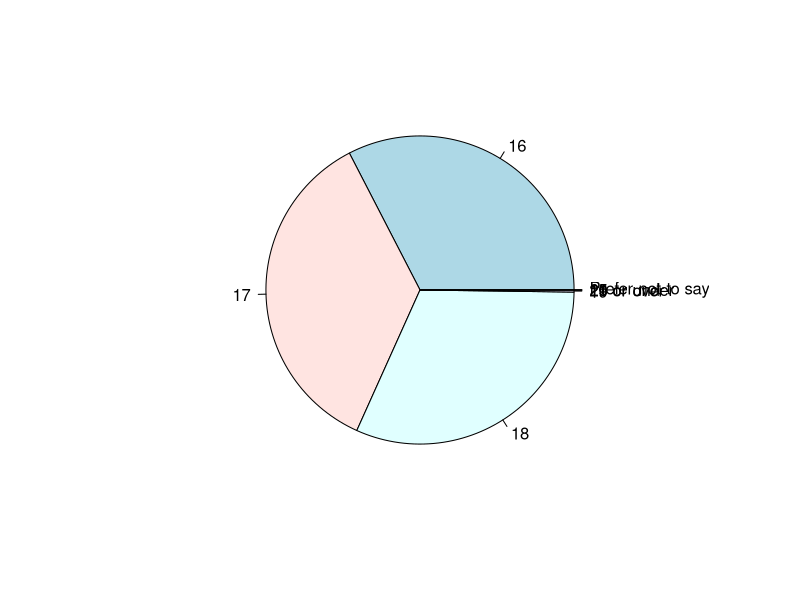
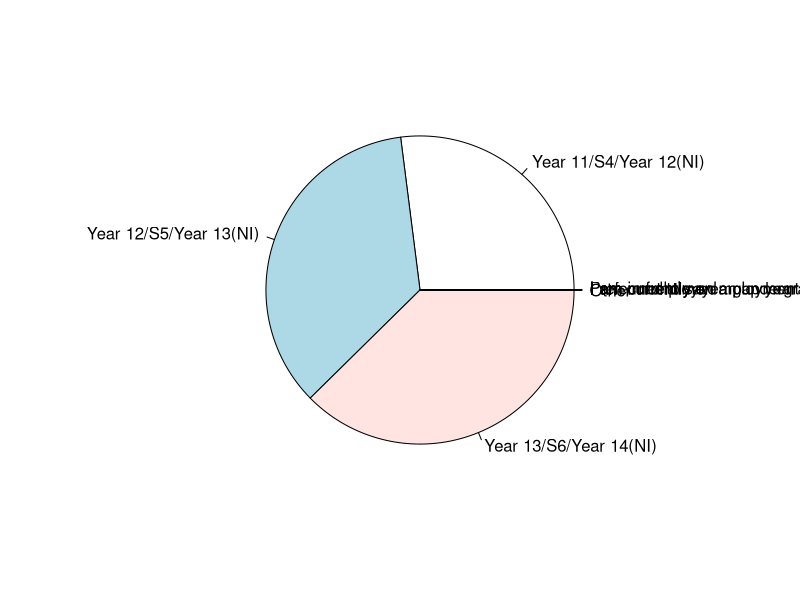
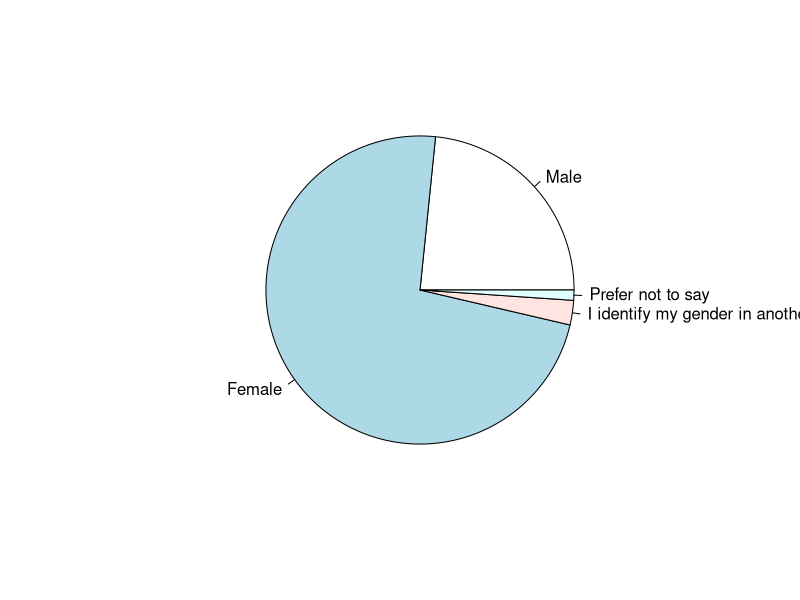
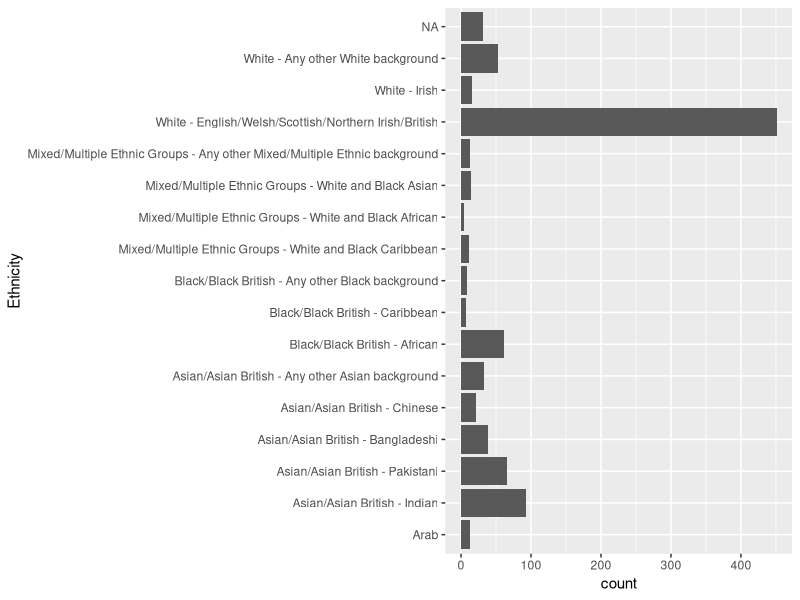
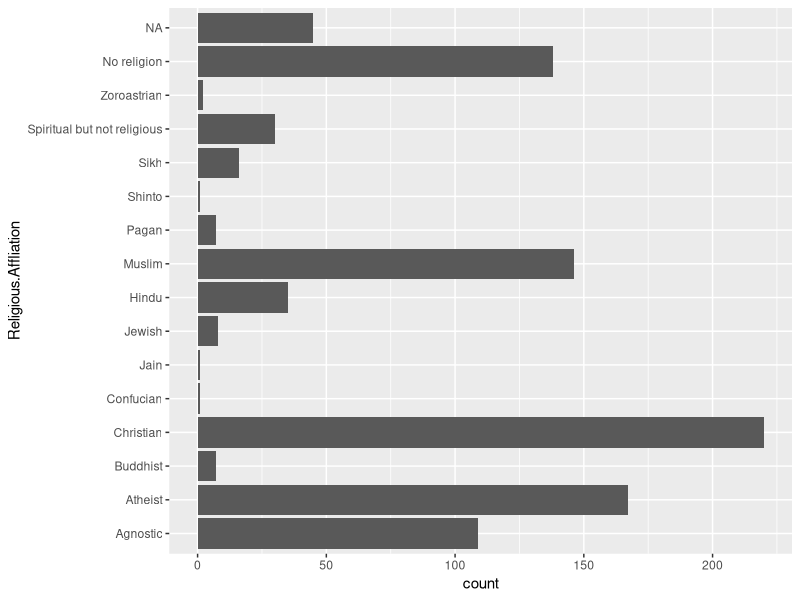
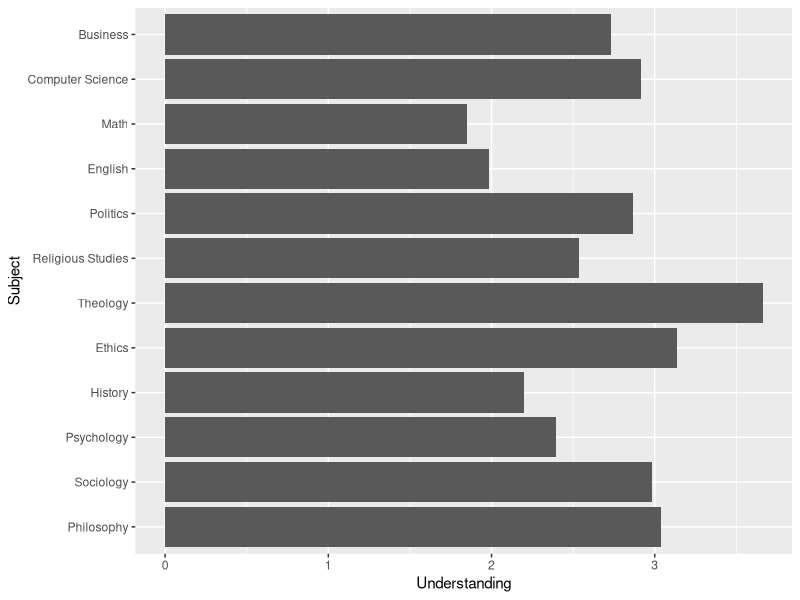
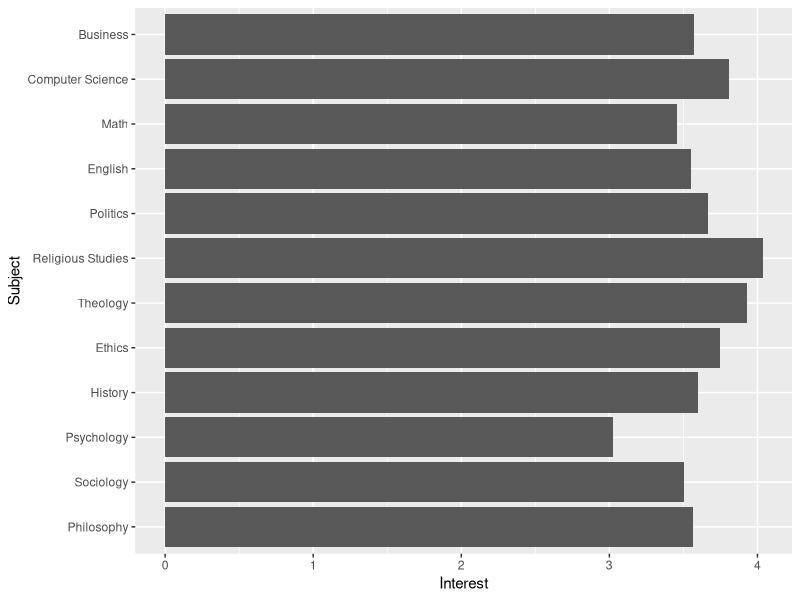
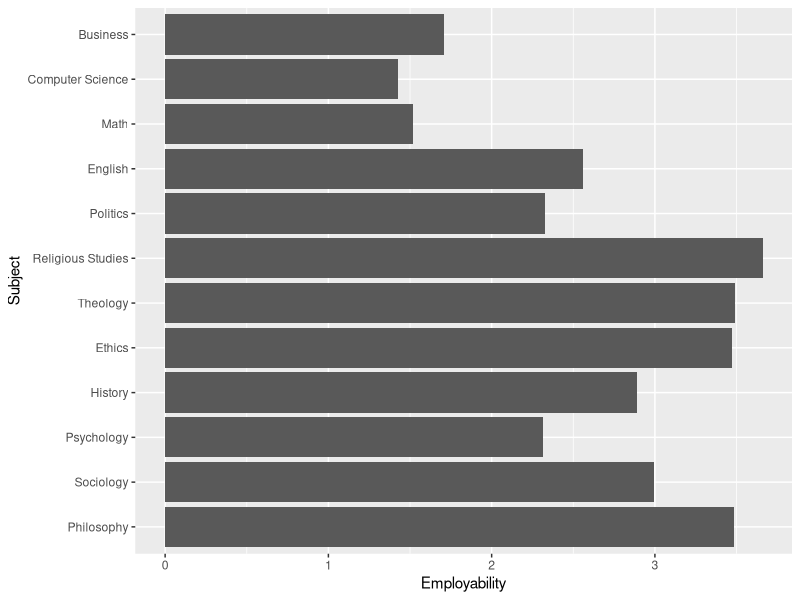

Here is the R script that generated these plots, in order:
## ---- chunk 1
knitr::opts_chunk$set(echo = TRUE)
library(ggplot2)
## ---- chunk 2
TSR_data <- read.csv("./data/TSR data complete.csv")
subject_data <- read.csv("./data/Subject data.csv")
## ---- chunk 3
TSR_data$Age <- factor(TSR_data$Age, levels = c(1, 2, 3, 4, 5, 6, 7, 8), labels = c("15 or under", "16", "17", "18", "19", "20", "21 or over", "Prefer not to say"))
age_pie <- pie(table(TSR_data$Age))

## ---- chunk 4
TSR_data$MOST.RECENT.year.of.study <- factor(TSR_data$MOST.RECENT.year.of.study, levels = c(1, 2, 3, 4, 5, 6, 7, 8, 9), labels = c("Year 11/S4/Year 12(NI)", "Year 12/S5/Year 13(NI)", "Year 13/S6/Year 14(NI)", "I am currently on a gap year", "I am currently on an undergraduate/HE college course", "I am in full-time employment", "I am unemployed", "Other", "Prefer not to say"))

Year_study_pie <- pie(table(TSR_data$MOST.RECENT.year.of.study))

## ---- chunk 5

TSR_data$Gender <- factor(TSR_data$Gender, levels = c(1, 2, 3, 4), labels = c("Male", "Female", "I identify my gender in another way", "Prefer not to say"))

gender_pie <- pie(table(TSR_data$Gender))
## ---- chunk 6
TSR_data$Ethnicity <- factor(TSR_data$Ethnicity, levels = c(1, 2, 3, 4, 5, 6, 7, 8, 9, 10, 11, 12, 13, 14, 15, 16, 17 ,18, 19), labels = c("Arab", "Asian/Asian British - Indian", "Asian/Asian British - Pakistani", "Asian/Asian British - Bangladeshi", "Asian/Asian British - Chinese", "Asian/Asian British - Any other Asian background", "Black/Black British - African", "Black/Black British - Caribbean", "Black/Black British - Any other Black background", "Mixed/Multiple Ethnic Groups - White and Black Caribbean", "Mixed/Multiple Ethnic Groups - White and Black African", "Mixed/Multiple Ethnic Groups - White and Black Asian", "Mixed/Multiple Ethnic Groups - Any other Mixed/Multiple Ethnic background", "White - English/Welsh/Scottish/Northern Irish/British", "White - Irish", "White - Gypsy or Irish Traveller", "White - Any other White background", "Other Ethnic group, please describe", "Prefer not to say"))

Ethnicity_bar <- ggplot(TSR_data, aes(Ethnicity)) + geom_bar() + coord_flip()
Ethnicity_bar
## ---- chunk 7
TSR_data$Religious.Affliation <- factor(TSR_data$Religious.Affliation, levels = c(1, 2, 3, 4, 5, 6, 7, 8, 9, 10, 11, 12, 13, 14, 15, 16, 17, 18, 19), labels = c("Agnostic", "Atheist", "Baha'i", "Buddhist", "Christian", "Confucian", "Jain", "Jewish", "Hindu", "Indigenous Traditional Religious", "Muslim", "Pagan", "Shinto", "Sikh", "Spiritual but not religious", "Zoroastrian", "No religion", "Prefer not to say", "Other"))

Religious_affiliation_bar <- ggplot(TSR_data, aes(Religious.Affliation)) + geom_bar() + coord_flip()
Religious_affiliation_bar

## ---- chunk 8
### Each Subject is a different column so will need to figure out how to code the columns together into one graph
  # Higher score indicates less agreement...need to reverse score

## 1=5, 2=4, 3=3, 4=2, 5=1, 6=0 --- Not done yet. See what they look like without reverse scoring

# The way the code is now - the below will help you visualize overall across the entire respondent cohort what the understanding, interest, and view of employability are by subject

#Q5 Subject Knowledge/Understanding
subject_data$Subject <- factor(subject_data$Subject, levels = c(1, 2, 3, 4, 5, 6, 7, 8, 9, 10, 11, 12), labels = c("Philosophy", "Sociology", "Psychology", "History", "Ethics", "Theology", "Religious Studies", "Politics", "English", "Math", "Computer Science", "Business"))

understanding_mean <- aggregate(Understanding ~ Subject, data = subject_data, mean)


#understanding_bar <- ggplot(subject_data, aes(x = Subject, y = aggregate(Understanding, by = Subject, FUN = mean))) + geom_bar() + labs(x = "Subject") + labs(y = "Understanding")
#understanding_bar

understanding_bar <- ggplot(understanding_mean, aes(x = Subject, y = Understanding)) + stat_summary(fun = "mean", geom = "bar") + coord_flip()
understanding_bar

#Q6 Subject Interest
interest_mean <- aggregate(Interest ~ Subject, data = subject_data, mean)

interest_bar <- ggplot(interest_mean, aes(x = Subject, y = Interest)) + stat_summary(fun = "mean", geom = "bar") + coord_flip()
interest_bar

#Q7 Employability Prospects

employability_mean <- aggregate(Employability ~ Subject, data = subject_data, mean)

employability_bar <- ggplot(employability_mean, aes(x = Subject, y = Employability)) + stat_summary(fun = "mean", geom = "bar") + coord_flip()
employability_bar

